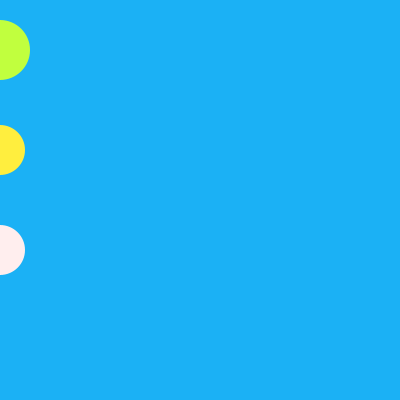
Frame 1 (no input)
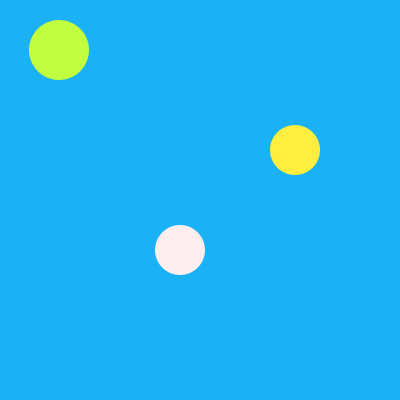
Frame 60 (the mouse pressed at the canvas centre just before this capture)
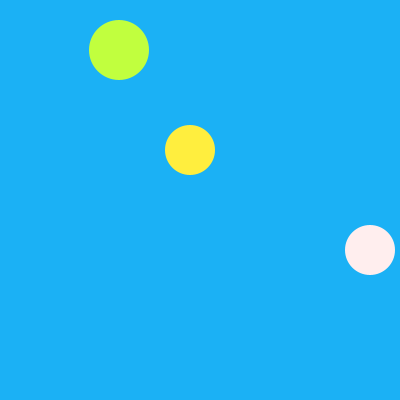
Frame 120 (the mouse held since frame 60 and released just before this capture)

The Processing sketch that drew these frames (run headless with seeded random() and noise(); from frame 60 on, the mouse is pressed at the canvas centre):

// Processing sketch: processing_68879
// ── processing_68879.pde

float slow_circle_x = 0;
float fast_circle_x = 0;
float yeah_circle_x = 0;
 
void setup(){
size(400,400);
noStroke();
}
 
 
void draw(){
background(#1BB1F5);

float slow_circle_size = 50;

if(random(10) > 1){
slow_circle_size = 60;
}
 
fill(#C1FF3E);
ellipse(slow_circle_x,50,slow_circle_size,slow_circle_size);
slow_circle_x = slow_circle_x + 1;
 
fill(#FFEE3E);
ellipse(fast_circle_x,150,50,50);
fast_circle_x = fast_circle_x + 5;
 
fill(#FFEEEE);
ellipse(yeah_circle_x,250,50,50);
yeah_circle_x = yeah_circle_x + 10;
 
if(slow_circle_x > 400) {
slow_circle_x = 0;
}
 
if(fast_circle_x > 400) {
fast_circle_x = 0;
}
 
if(yeah_circle_x > 400) {
yeah_circle_x = 0;
}
}
